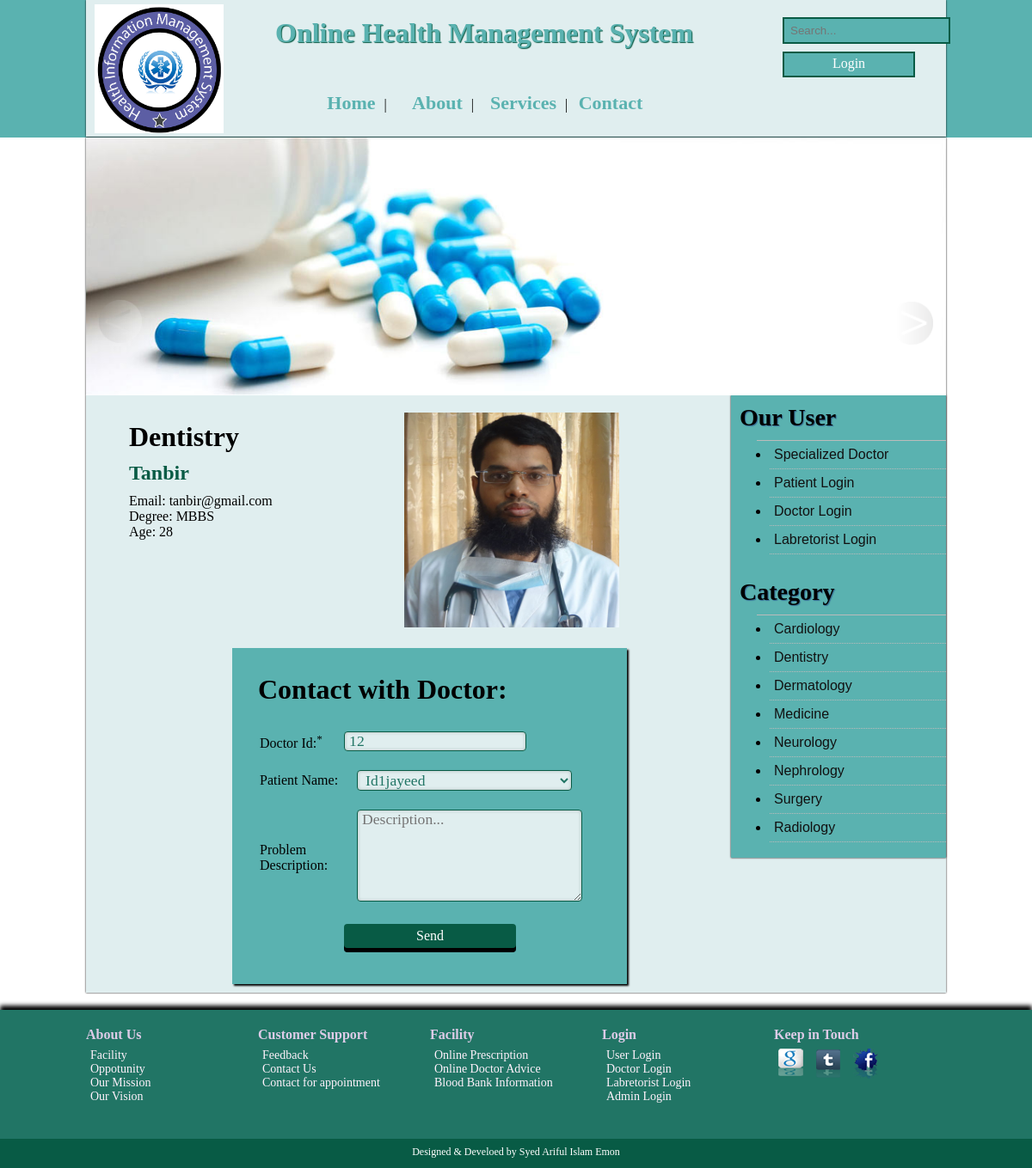
Screenshot of /?h=patient_to_doctor&did=12 with the database file from the repository.
### tables this page shows
CREATE TABLE IF NOT EXISTS `category_tbl` (
  `cid` int(10) NOT NULL AUTO_INCREMENT,
  `cname` varchar(20) NOT NULL,
  PRIMARY KEY (`cid`)
);

CREATE TABLE IF NOT EXISTS `doctor_tbl` (
  `did` int(20) NOT NULL AUTO_INCREMENT,
  `dname` varchar(20) NOT NULL,
  `email` varchar(20) NOT NULL,
  `age` varchar(20) NOT NULL,
  `degree` varchar(20) NOT NULL,
  `cname` varchar(20) NOT NULL,
  `password` varchar(20) NOT NULL,
  `create_date` datetime NOT NULL,
  `image_path` varchar(30) NOT NULL,
  PRIMARY KEY (`did`)
);

### layout/patient_to_doctor.php (the view, shortened to what this page needs)
<?php
$p=@$_GET['did'];
$sql="SELECT dname,email,degree,doctor_tbl.cname as 'Category',image_path,create_date,did,age FROM doctor_tbl INNER JOIN category_tbl on doctor_tbl.cname=category_tbl.cname  where doctor_tbl.did={$p}";
$query=mysql_query($sql);
$info=mysql_fetch_assoc($query);
?>
	<div id="dimg" class="fRight">
		<span class='zoom' id='ex1'>
		 	<img src="<?php echo "images/doctor/".$info['image_path']; ?>" alt="shart" width="250px" height="250px" >
		</span>
	</div>
	<div id="pContent" class="fLeft">
		<div id="pdetaliHead">
		<h1><?php echo $info['Category']; ?> </h1>
			<h2><?php echo $info['dname']; ?> </h2>
			<div class="price">Email: <?php echo $info['email']; ?></div>
			<div class="price">Degree: <?php echo $info['degree']; ?></div>
			<div class="price">Age: <?php echo $info['age']; ?></div>
		</div>
	</div>
		<div class="fLeft">
		<form action="" method="post" enctype="multipart/form-data" id="contact_form" >
		<h1>Contact with Doctor:</h1><br />
			<table>
				<tr>
					<td><label for="did">Doctor Id:<sup>*</sup></label></td>
					<td><input type="text" id="did" class="input"  name="did"  required autofocus  value="<?php echo $info['did']; ?>"></td>
				</tr>
				<tr>
					<td><label for="pname">Patient Name:</label></td>
					<td>
					<select id="pname"  class="input" name="pname">
						<?php
							$sql="SELECT * from registration_tbl";
							$query=mysql_query($sql);
							while($row=mysql_fetch_row($query)){
								echo '<option value="'. $row[1].'">'.Id.$row[0] .$row[1].'</option>';
							}
						?>
						</select>
					</td>
				</tr>
				<tr>
					<td><label>Problem<br /> Description:</label></td>
					<td><textarea type="text" name="description"  class="input" style="hight: 30px;" rows="5"  required autofocus placeholder="Description..." rows="10" tabindex="5"></textarea></td>
				</tr>
				<tr>
					<td >&nbsp;</td>
					<td><input type="submit" name="submit" class="input" id="" value="Send"></td>
				</tr>
			</table>
		</form>
		</div>
	</body>
</html>

### layout/header.php (shortened to what this page needs)
<!DOCTYPE html>
<html>
	<head>
		<link rel="stylesheet" type="text/css" href="css/style.css">
		<link rel="stylesheet" type="text/css" href="css/sty.css">
	</head>
	<body>
		<header>
			<div class="siteWrapper">
				<div class="fLeft" id="logo">
					<a href="index.php"><img src="images/logo.png" height="150px" width="150px"></a>
				</div>
				<div class="fLeft">
					<h1 id="head">Online Health Management System</h1>
					<div id="MainMenu">
					<ul>
                        <li><a href="index.php">Home</a>| </li>
                        <li><a href="?h=about">About</a>| </li>
                        <li><a href="?h=service">Services</a>| </li>
                        <li><a href="?h=contact">Contact</a></li>
					</ul>
				</div>
				</div>
				<div class="fLeft" id="rightHeader">
					<div id="search">
						<form action="?h=search" method="post" enctype="multipart/form-data" id="searchBox">
							<input type="text" name="searchText" id="searchText" placeholder="Search..." class="fLeft" />
						</form>
						<div id="login">
							<a  href="?h=login">Login</a>
						</div>
					</div>
				</div>
			</div>
		</header>
		<div class="siteWrapper">
			<div id="bannerArea">
				<img src="img.jpg" id="img" height="300px" width="1000px">
				<div id="left_holder">
					<img onclick="slide(-1)" class="left"src="images/left.jpg"  height="295px" width="1000px" >
				</div>
				<div id="right_holder">
					<img onclick="slide(-1)" class="right" src="images/right.jpg"  height="295px" width="1000px" >
				</div>
			</div>
		</div>
		<div class="siteWrapper">
			<div class="fRight" id="sitebar">
				<h3>Our User</h3>
					<ul class="sidemenu">
						<li><a href="?h=doctor">Specialized Doctor</a></li>
						<li><a href="?h=login">Patient Login</a></li>
						<li><a href="?h=doctorlogin">Doctor Login</a></li>
						<li><a href="?h=lab_reg">Labretorist Login</a></li>
					</ul>
					<br />
					<h3>Category</h3>
					<ul  class="sidemenu">
						<?php
						$sql="SELECT * from category_tbl";
						$query=mysql_query($sql);
						while($row=mysql_fetch_row($query)){
							echo '<li><a href="?h=categorywise&cat='.$row[0].'">'.$row[1].'</a></li>';
							}
						?>
					</ul>
					<br />
			</div>
			<div class="fLeft" id="content">

### css/style.css (style rules this page uses)
* { margin: 0; padding: 0; }
a { text-decoration: none; }
input { margin: 0; }
.siteWrapper { width: 1000px; margin: 0 auto;background: #E0EEEF;box-shadow: 0 0 2px #000; }
.fLeft { float: left; }
.fRight { float: right; }
body { background: #fff; }
header { background: #5AB2B0;height: 160px; }
#logo { width: 180px;padding: 5px 0 0 10px; }
#head { color: #5AB2B0;text-shadow:1px 1px 1px #085B45;margin: 20px 0 0 30px;width: 560px; }
#MainMenu ul { margin: 50px 0 0 70px; }
#MainMenu ul li { list-style: none;float: left;width: 100px;text-align: center; }
#MainMenu ul li a { text-decoration: none;font-size: 22px;padding: 0 10px;color: #5AB2B0;font-weight: bold; }
#search { height: 25px;width: 180px;color: #fff;margin:20px 0 20px 30px;float: right; }
#search form#searchBox { color: #fff;width: 150px; }
#search form input { background:#5AB2B0;padding:6px 7px;border: 2px solid #085B45;color: #fff; }
#login { border: 2px solid #085B45;margin: 40px 30px 0 0px;padding-top: 3px; width: 150px;height: 23px;background: #5AB2B0;text-align: center; }
#login a { padding:5px 20px;text-align: center;color: #fff; }
#content { width: 700px;padding-left: 20px; }
#sitebar { width: 250px;background: #5AB2B0;height: auto;box-shadow:0 0 2px #000; }
#sitebar h3 { margin: 10px ;font-size: 28px;text-shadow:1px 1px 1px #326791; }
ul.sidemenu { margin: 0 0 0 30px; padding:0; font-family: 'Sans-serif', Sans-serif, Sans-serif; border-top: 1px solid #bbb; }
ul.sidemenu li { padding: 7px 0; border-bottom: 1px dotted #bbb; list-style-image:url('../images/bullet.png'); margin-left: 15px; }
ul.sidemenu li a { color: #111;padding-left: 5px;text-decoration: none; }
#bannerArea { height: 300px; position: relative; z-index: 10; }
#left_holder { height: 315px; width: 915px; position: absolute; left: 15px; top: 0; }
#right_holder { height: 318px; width: 915px; position: absolute; right: 15px; top: 0; }
.left { height: 50px; width: 50px; position: absolute; top: 60%; left: 0; }
.right { height: 50px; width: 50px; position: absolute; top: 60%; right: 0; }
#content h2 { padding: 10px 0;color: #085B45; }
#content form { margin: 20px 0 10px 20px; }
#content form input { margin: 10px 5px;width: 200px;background: silver; }
.input { border:0; padding:0 5px ; font-size:1.1em; font-family:"Sans-serif"; color:#217565; border:solid 1px #085B45; margin:10px 20px; background: #E0EEEF !important; width:250px; -moz-box-shadow: inset 0 0 4px rgba(0,0,0,0.2); -webkit-box-shadow: inset 0 0 4px rgba(0, 0, 0, 0.2); box-shadow: inner 0 0 4px rgba(0, 0, 0, 0.2); -webkit-border-radius: 3px; -moz-border-radius: 3px; border-radius: 4px; }
input[type="submit"] { border: 0; background: #085B45 !important; border-radius: 4px; box-shadow: 0 5px 0 #000; color: #fff; cursor: pointer; font: inherit; margin: 0; outline: 0; padding: 5px 20px; transition: all .1s linear; margin-left: 20px; }
#dimg { padding: 20px 100px 0 0; }
#pContent { padding: 30px 0 0 30px; }
form#contact_form { background: #5AB2B0;padding: 30px;margin-left: 150px;box-shadow: 2px 2px 2px #000; }

### css/sty.css (style rules this page uses)
* { border:0; margin:0; padding:0; }
.zoom { display:inline-block; position: relative; }
.zoom:after { content:''; display:block; width:33px; height:33px; position:absolute; top:0; right:0; background:url(icon.png); }
.zoom img { display: block; }

### rows the page displays
category_tbl: cname "Cardiology"
category_tbl: cname "Dentistry"
category_tbl: cname "Dermatology"
category_tbl: cname "Medicine"
category_tbl: cname "Neurology"
category_tbl: cname "Nephrology"
category_tbl: cname "Surgery"
category_tbl: cname "Radiology"
doctor_tbl: image_path (picture), cname "Dentistry", dname "Tanbir", email "tanbir@gmail.com", degree "MBBS", age "28", did "12"

### other values shown
form field pname "Id1jayeed"
